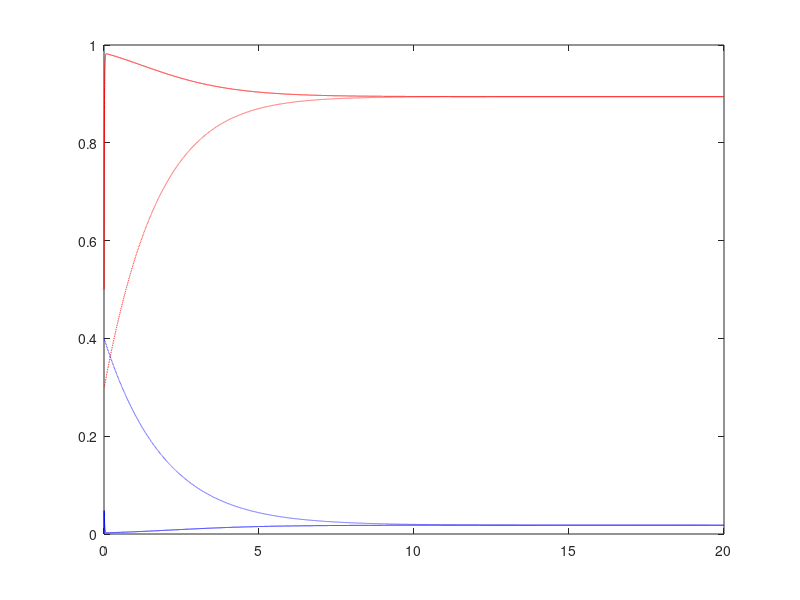

The MATLAB source for this figure:
% LC spike fq adaptation model (like Shpiro et al 2007, eq 4)
% by Sara Steele, 1/2012


function [u1 u2 tax a1 a2] = binocular_rivalry_anim3
close all;
% alex asked an excellent question- where's the stochasticity?
bPlot = 0;%1; 
%figure;
%nullcline animation

%basic parameters
% original
% taua = 1000;
% beta = 1.1;
% g = 0.5; % g = 1.0;
% iboth (1)= .05;
% tauN = 10;

% adapted to my version of Shpiro et al
taua = 200;
beta = 1;
%g = 0.;%1; %
g = .3;%.5;
iboth (1)= .6;
tauN = 10;

%NOTE: for i1=0.8 and i2=0.2, nullclines intersect but no oscillations?
i1=0.0;
i2=0.0;
kf = 0.1;
thf = 0.;
%sig = .25;
%sig = .09;%12
sig = 0;
% integration pars
dt = 0.1;
time = 20000;
tax = dt:dt:time*dt;
iboth(time)=0;
iboth = ones(time,1)*.5;
%initial conditions
a1 = .3; a2 = .4;
%a1 = 0; a2 = 0;
u1 = 0.5; u2 = 0;
n1 = 0; n2 = 0;

%plot nullclines
u1_line = -.5:.02:1;
u2_line = u1_line;
% 
% arg1 = -beta*u1_line-g*a1+iboth;
% arg2 = -beta*u2_line-g*a2*iboth;
% 
% y1=(1+exp(thf-(arg1)./kf)).^(-1);
% y2=(1+exp(thf-(arg2)./kf)).^(-1);
% 
% plot(y1,xline,'r',xline,y2,'b')

a1(time)=0;
a2(time)=0;

u1(time)=0;
u2(time)=0;

n1(time)=0; n2(time)=0;
for t=1:time-1 
    a1(t+1) = a1(t)+dt*(1/taua)*(u1(t)-a1(t));
    a2(t+1) = a2(t)+dt*(1/taua)*(u2(t)-a2(t));
    
    n1(t+1) = n1(t)+dt*(-n1(t)/tauN+sig/sqrt(dt)*sqrt(2/tauN)*randn(1));
    n2(t+1) = n2(t)+dt*(-n2(t)/tauN+sig/sqrt(dt)*sqrt(2/tauN)*randn(1));
    
    
    
    
    val1 = -beta*u2(t)-g*a1(t)+iboth(t)+i1+n1(t);
    val2 = -beta*u1(t)-g*a2(t)+iboth(t)+i2+n2(t);
    
    u1(t+1) = u1(t)+dt*(-u1(t)+(1+exp((thf-val1)/kf))^(-1));
    u2(t+1) = u2(t)+dt*(-u2(t)+(1+exp((thf-val2)/kf))^(-1));

   
%     arg1 = -beta*xline-g*a1(t)+iboth;
%     arg2 = -beta*xline-g*a2(t)*iboth;
%    

    y1=f(-beta*u1_line-g*a1(t)+iboth(t)+i1,thf,kf);
    y2=f(-beta*u2_line-g*a2(t)+iboth(t)+i2,thf,kf);
    %y2=(1+exp(thf-(arg2)./kf)).^(-1);
    
    %for teh_seks_pr0n
    %dt=dt*1.0001;
    
    %iboth(t+1) = iboth(t)+.000003;
    
    if bPlot
        
    if mod(t,50)==0
    plot(y1,u1_line,'r',u2_line,y2,'b', ...
    u1(max(t-70,1):t+1),u2(max(t-70,1):t+1),'k',u1(t+1),u2(t+1),'ko'),...
    %a1(max(t-70,1):t+1),a2(max(t-70,1):t+1),'r',a1(t+1),a2(t+1),'ro');
    
    
    h_x=xlabel('U1');
    h_y=ylabel('U2');
    %legend(['I = ' num2str(iboth)]);
    axis([-.5 1.2 -.5 1.2])
    drawnow;
    end
    end

end
figure;

% plot(iboth,zeros(length(iboth),1),'k');
% set(gca,'YTickLabel',' ')
% hold on;
% ax1 = gca;
% xlabel('input strength I1=I2')
% 
% % ax2 = axes('Position',get(ax1,'Position'),...
% %            'XAxisLocation','top',...
% %            'YAxisLocation','left',...
% %            'Color','none',...
% %            'XColor','k','YColor','k');
% 
%        
% h12 = line(tax,u1,'Color','r','Parent',ax2);
% h22 = line(tax,u2,'Color','b','Parent',ax2);
% line(tax,a1,'Color','r','LineStyle','--','Parent',ax2)
% xlabel('time')
% set(ax1,'YTick',get(ax2,'YTick'), ...
% 'YLim',get(ax2,'YLim'))

plot(tax/100,u1,'r',tax/100,u2,'b',tax/100,a1,'r--',tax/100,a2,'b--')
%legend('u1','u2','a1','a2')
%xlabel('input strength I1=I2')
%hl2 = line(iboth,zeros(length(iboth),1),'Color','k','Parent',ax2);



function Fu = f(u,thf,kf)

%Fu = heaviside(u);

% 
if size(u)==1
Fu = 1/(1+exp((thf-u)/kf));
else
Fu = 1./(1+exp((thf-u)./kf));
end